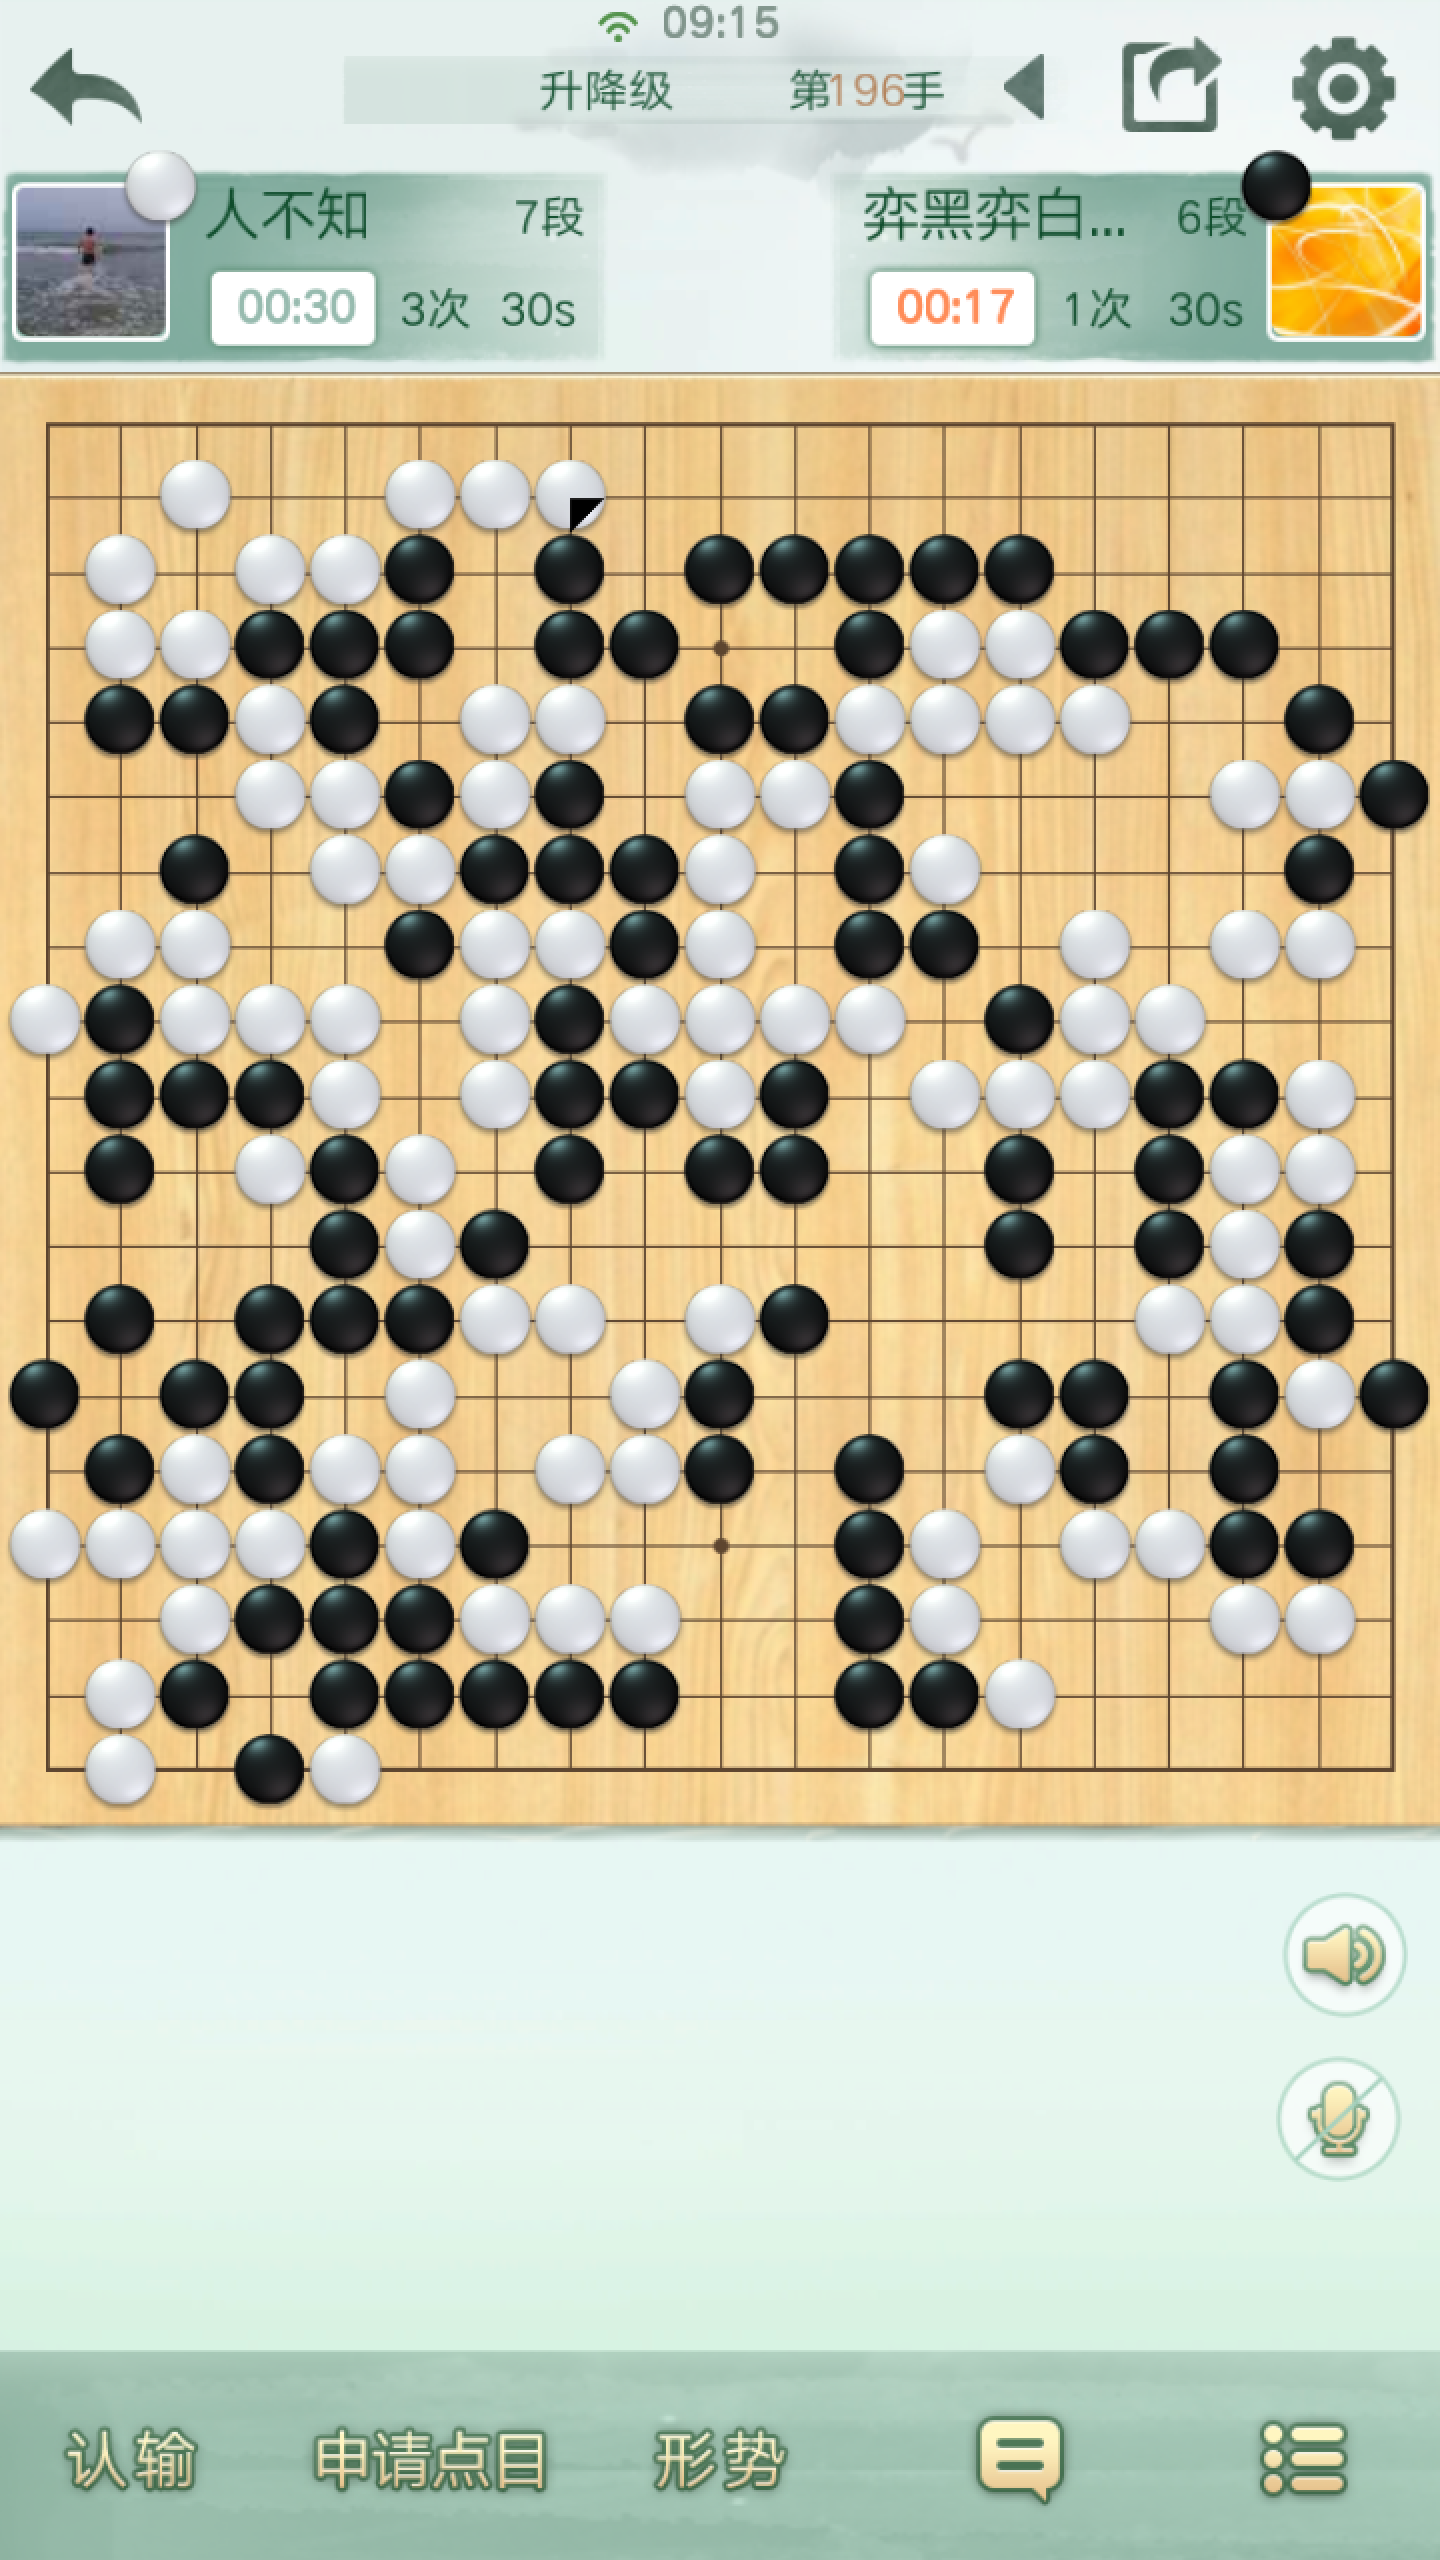

Write Python code to recreate this figure.
# coding: utf-8
import os
import sys
import subprocess
import shutil
import time
import math
from PIL import Image, ImageDraw
import random
import json
import re


#腾讯围棋人工对局坐标，人机对战y轴会下降25像素
cx=[47,120,197,271,345,419,496,569,644,721,795,869,944,1020,1094,1168,1243,1319,1392]
cy0=[425,497,574,648,722,796,872,946,1020,1098,1172,1246,1320,1396,1471,1545,1620,1696,1769]
#cy= [x+25 for x in cy0]#调整人机对战棋盘
cy=cy0
cxa=['A','B','C','D','E','F','G','H','J','K','L','M','N','O','P','Q','R','S','T']
#cya1=[19,18,17,16,15,14,13,12,11,10,9,8,7,6,5,4,3,2,1]
cya=[1,2,3,4,5,6,7,8,9,10,11,12,13,14,15,16,17,18,19]


proc = subprocess.Popen('D:\\Leela0110GTP\\1_Leela0110GTP_OpenCL.exe -g -p 1000 --noponder -q', shell=True, stdout=subprocess.PIPE, stdin=subprocess.PIPE)


#返回电脑走棋的棋盘坐标   
def genmove(color):
    cmd = ("genmove "+color+"\n").encode('utf-8')
    print(cmd)
    proc.stdin.write(cmd)
    proc.stdin.flush()
    a=proc.stdout.readline()
    proc.stdout.readline()#read the blank line
    #proc.stdout.flush()
    a=a.decode('utf-8')
    a=a.strip()
    a=a.lstrip('= ')
    print(a)
    return a
#将对方走子输入AI，play B O14
def play(c,p):
    cmd=("play "+str(c)+" "+str(p)+"\n").encode('utf-8')
    print(cmd)
    proc.stdin.write(cmd)
    proc.stdin.flush()
    proc.stdout.readline()
    proc.stdout.readline()#read the blank line
    #proc.stdout.flush()
    #a=a.decode('utf-8')
    #a=a.strip()
    #a=a.lstrip('= ')    
    return
    
#根据棋盘坐标返回腾讯围棋棋盘的像素坐标    
def convertxy(p):
    xs=p.rstrip('0123456789')
    x,y=1,1
    for i in range(19):
        if xs==cxa[i]:
            x=cx[i]
            break
    ys=p.lstrip('ABCDEFGHIJKLMNOPQRST')
    for i in range(19):
        if int(ys)==cya[i]:
            y=cy[i]
            break
    return(x,y)
    
#根据棋盘坐标走棋
def move(o):
    #press_time = 200
    x,y=convertxy(o)
    cmd = 'adb shell input tap {x1} {y1}'.format(
        x1=x,
        y1=y
    )
    print(cmd)
    os.system(cmd)           
    
    
def convert(p):
    #p=position.strip()
    #p=p.lstrip('= ')
    x=p.rstrip('0123456789')
    x=x.lower()
    if x=='j':
        x='i'
    elif x=='k':
        x='j'
    elif x=='l':
        x='k'
    elif x=='m':
        x='l'
    elif x=='n':
        x='m'
    elif x=='o':
        x='n'
    elif x=='p':
        x='o'
    elif x=='q':
        x='p'
    elif x=='r':
        x='q'
    elif x=='s':
        x='r'
    elif x=='t':
        x='s'
        
    y=p.lstrip('ABCDEFGHIJKLMNOPQRST')
    
    if y=='1':
        return x+'s'
    elif y=='2':
        return x+'r'
    elif y=='3':
        return x+'q'
    elif y=='4':
        return x+'p'
    elif y=='5':
        return x+'o'
    elif y=='6':
        return x+'n'
    elif y=='7':
        return x+'m'
    elif y=='8':
        return x+'l'
    elif y=='9':
        return x+'k'
    elif y=='10':
        return x+'j'
    elif y=='11':
        return x+'i'
    elif y=='12':
        return x+'h'
    elif y=='13':
        return x+'g'
    elif y=='14':
        return x+'f'
    elif y=='15':
        return x+'e'
    elif y=='16':
        return x+'d'
    elif y=='17':
        return x+'c'
    elif y=='18':
        return x+'b'
    elif y=='19':
        return x+'a'

def playSelf():
    print("(;CA[gb2312]SZ[19]AP[leela]")
    while True:
        b=genmove('black')
        print(';B['+b+']',end='')
        w=genmove('white')
        print(';w['+w+']',end='')
        time.sleep(1)

def open_accordant_config():
    screen_size = _get_screen_size()
    config_file = "{path}/config/{screen_size}/config.json".format(
        path=sys.path[0],
        screen_size=screen_size
    )
    if os.path.exists(config_file):
        with open(config_file, 'r') as f:
            print("Load config file from {}".format(config_file))
            return json.load(f)
    else:
        with open('{}/config/default.json'.format(sys.path[0]), 'r') as f:
            print("Load default config")
            return json.load(f)


def _get_screen_size():
    size_str = os.popen('adb shell wm size').read()
    m = re.search('(\d+)x(\d+)', size_str)
    if m:
        width = m.group(1)
        height = m.group(2)
        return "{height}x{width}".format(height=height, width=width)


config = open_accordant_config()

# Magic Number，不设置可能无法正常执行，请根据具体截图从上到下按需设置
under_game_score_y = config['under_game_score_y']
press_coefficient = config['press_coefficient']       # 长按的时间系数，请自己根据实际情况调节
piece_base_height_1_2 = config['piece_base_height_1_2']   # 二分之一的棋子底座高度，可能要调节
piece_body_width = config['piece_body_width']             # 棋子的宽度，比截图中量到的稍微大一点比较安全，可能要调节

# 模拟按压的起始点坐标，需要自动重复游戏请设置成“再来一局”的坐标
if config.get('swipe'):
    swipe = config['swipe']
else:
    swipe = {}
    swipe['x1'], swipe['y1'], swipe['x2'], swipe['y2'] = 320, 410, 320, 410


screenshot_backup_dir = 'screenshot_backups/'
if not os.path.isdir(screenshot_backup_dir):
        os.mkdir(screenshot_backup_dir)


def pull_screenshot():
    process = subprocess.Popen('adb shell screencap -p', shell=True, stdout=subprocess.PIPE)
    screenshot = process.stdout.read()
    if sys.platform == 'win32':
        screenshot = screenshot.replace(b'\r\n', b'\n')
    f = open('meweiqi.png', 'wb')
    f.write(screenshot)
    f.close()

def backup_screenshot(ts):
    # 为了方便失败的时候 debug
    if not os.path.isdir(screenshot_backup_dir):
        os.mkdir(screenshot_backup_dir)
    shutil.copy('meweiqi.png', '{}{}.png'.format(screenshot_backup_dir, ts))


def save_debug_screenshot(ts, im, piece_x, piece_y, board_x, board_y):
    draw = ImageDraw.Draw(im)
    # 对debug图片加上详细的注释
    draw.line((piece_x, piece_y) + (board_x, board_y), fill=2, width=3)
    draw.line((piece_x, 0, piece_x, im.size[1]), fill=(255, 0, 0))
    draw.line((0, piece_y, im.size[0], piece_y), fill=(255, 0, 0))
    draw.line((board_x, 0, board_x, im.size[1]), fill=(0, 0, 255))
    draw.line((0, board_y, im.size[0], board_y), fill=(0, 0, 255))
    draw.ellipse((piece_x - 10, piece_y - 10, piece_x + 10, piece_y + 10), fill=(255, 0, 0))
    draw.ellipse((board_x - 10, board_y - 10, board_x + 10, board_y + 10), fill=(0, 0, 255))
    del draw
    im.save('{}{}_d.png'.format(screenshot_backup_dir, ts))


def set_button_position(im):
    # 将swipe设置为 `再来一局` 按钮的位置
    global swipe_x1, swipe_y1, swipe_x2, swipe_y2
    w, h = im.size
    left = w / 2
    top = 1003 * (h / 1280.0) + 10
    swipe_x1, swipe_y1, swipe_x2, swipe_y2 = left, top, left, top


def jump(distance):
    press_time = distance * press_coefficient
    press_time = max(press_time, 200)   # 设置 200 ms 是最小的按压时间
    press_time = int(press_time)
    cmd = 'adb shell input swipe {x1} {y1} {x2} {y2} {duration}'.format(
        x1=swipe['x1'],
        y1=swipe['y1'],
        x2=swipe['x2'],
        y2=swipe['y2'],
        duration=press_time
    )
    print(cmd)
    os.system(cmd)




def dump_device_info():
    size_str = os.popen('adb shell wm size').read()
    device_str = os.popen('adb shell getprop ro.product.model').read()
    density_str = os.popen('adb shell wm density').read()
    print("如果你的脚本无法工作，上报issue时请copy如下信息:\n**********\
        \nScreen: {size}\nDensity: {dpi}\nDeviceType: {type}\nOS: {os}\nPython: {python}\n**********".format(
            size=size_str.strip(),
            type=device_str.strip(),
            dpi=density_str.strip(),
            os=sys.platform,
            python=sys.version
    ))

def check_adb():
    flag = os.system('adb devices')
    if flag == 1:
        print('请安装ADB并配置环境变量')
        sys.exit()
#扫描并返回当前截图的最近走子颜色与位置
def scanqizi(im):
    impix=im.load()
    #imd=ImageDraw.Draw(im)
    global cx,cy,cxa,cya
    for i in range(19):
        for j in range(19): 
            ip1=impix[cx[i]-6,cy[j]-6] 
            ip2=impix[cx[i]+8,cy[j]+8]
            yy1=ip1[0]+ip1[1]+ip1[2]#棋子左上点像素值
            yy2=ip2[0]+ip2[1]+ip2[2]#棋子右下点像素值，判断新子               
            if yy1<120:#有黑棋
                if yy2>600:#黑棋为最近一手
                    color='B'
                    p=str(cxa[i])+str(cya[j])
                    #print(p,color,yy1,yy2) 
                    return color,p,yy1,yy2
            if yy1>600:#有白棋
                if yy2<120:#白棋为最近一手
                    color='W'
                    p=str(cxa[i])+str(cya[j])
                    #print(p,color,yy1,yy2) 
                    return color,p,yy1,yy2
    return 'e','e',0,0
def save_debugscreen(im):
    global cx,cy,cxa,cya
    imp=im.load()
    #计算并消除y向偏差
    for i in range(400,460,1):
        ip=imp[60,i]
        if ip[0]==93 and ip[1]==69:
            cy=[x+i-425 for x in cy0]#调整人机对战棋盘
            print('已调整坐标偏差',i-425)
            print(cx)
            print(cy)
            break            
    imd=ImageDraw.Draw(im)    
    for i in range(19):
        for j in range(19): 
            #绘制参考线
            imd.ellipse((cx[i]-10, cy[j]-10, cx[i]+10, cy[j]+10),fill=(255, 0, 0)) 
    ts = int(time.time())
    im.save('debugscreen{}.png'.format(ts))
    
def main():
    dump_device_info()
    check_adb()
    loop=True
    lastp='A1'#最近一手位置
    AIcolor='B'#AI的颜色
    ecolor='W'#对手的颜色
    pull_screenshot()        
    im = Image.open('./meweiqi.png')
    save_debugscreen(im)
    #选择AI的颜色
    while True:
        x=input("\n\nInput w or b for choose white or black.\n")
        if x=="w"  or x=="W":
            AIcolor='W'
            ecolor='B'
            break
        if x=="B"or x=="b":
            AIcolor='B'
            ecolor='W'
            o=genmove(AIcolor)
            #print(o)
            move(o)
            lastp=o#更新最新位置
            break
        print("Input error, please input again!")
        
           
    while loop:
        #loop=False        
        pull_screenshot()        
        im = Image.open('./meweiqi.png')
        color,p,y1,y2 = scanqizi(im)
        if p!=lastp and p!='e':
            print(color,p,y1,y2)
            lastp=p
            play(ecolor,p)
            #time.sleep(1)
            o=genmove(AIcolor)
            move(o)
            lastp=o#更新最新位置
            time.sleep(6)
        else:
            time.sleep(4)
            #print(p)
if __name__ == '__main__':
    main()
